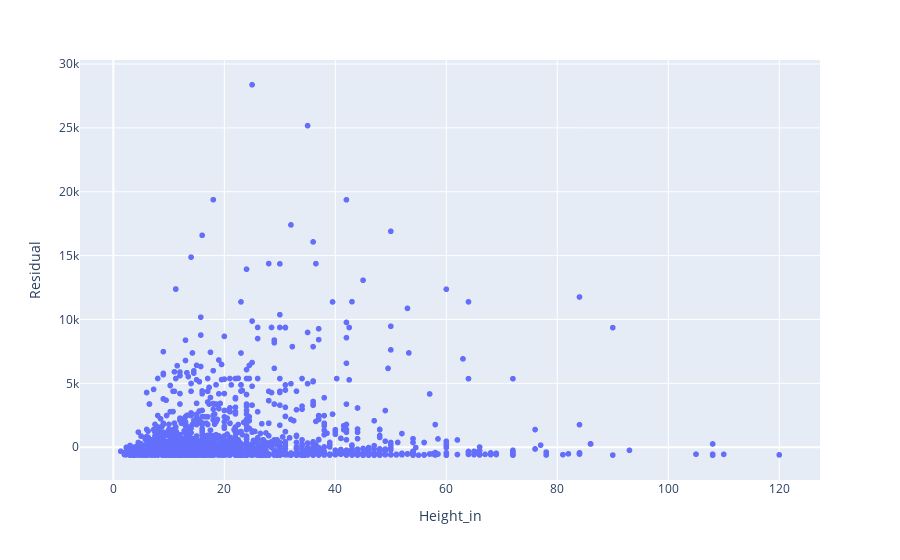

Notebook source saved alongside this figure:
### Code cell
fig=px.scatter(DF_model3,x='Height_in',y='Residual')
fig.show()

### Figure 1 — Plotly figure (JSON) as saved in the notebook; plotly's stock layout.template omitted (floating-point values rounded to 4 significant figures; data arrays with more than 128 entries replaced by an {"elided": "..."} marker saying what was removed)
{"data": [{"hovertemplate": "Height_in=%{x}<br>Residual=%{y}<extra></extra>", "legendgroup": "", "marker": {"color": "#636efa", "symbol": "circle"}, "mode": "markers", "name": "", "showlegend": false, "type": "scattergl", "x": {"elided": "3141 float values"}, "xaxis": "x", "y": {"elided": "3141 float values"}, "yaxis": "y"}], "layout": {"autosize": true, "legend": {"tracegroupgap": 0}, "margin": {"t": 60}, "xaxis": {"anchor": "y", "autorange": true, "domain": [0, 1], "range": [-6.198, 127.5], "title": {"text": "Height_in"}, "type": "linear"}, "yaxis": {"anchor": "x", "autorange": true, "domain": [0, 1], "range": [-2875.0, 30620.0], "title": {"text": "Residual"}, "type": "linear"}}}
